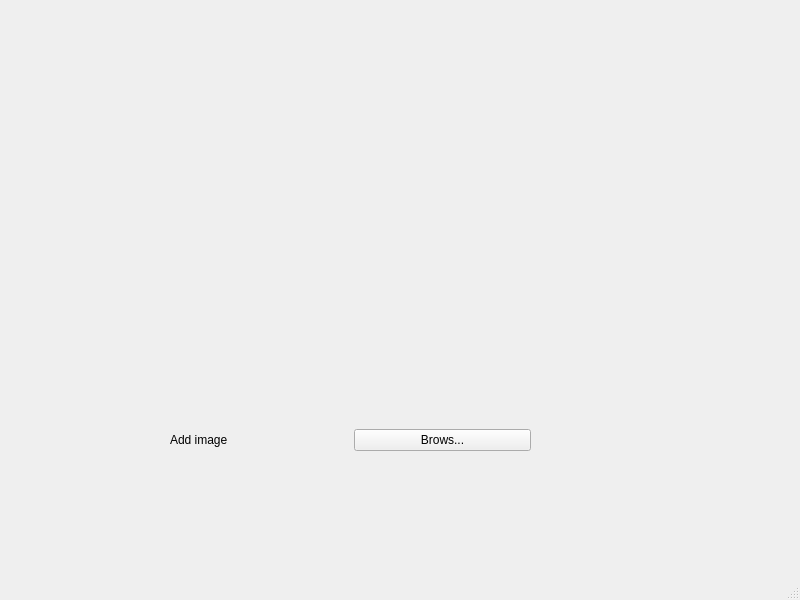
<?xml version="1.0" encoding="UTF-8"?>
<ui version="4.0">
 <class>MainWindow</class>
 <widget class="QMainWindow" name="MainWindow">
  <property name="geometry">
   <rect>
    <x>0</x>
    <y>0</y>
    <width>800</width>
    <height>600</height>
   </rect>
  </property>
  <property name="windowTitle">
   <string>MainWindow</string>
  </property>
  <widget class="QWidget" name="centralwidget">
   <widget class="QWidget" name="gridLayoutWidget">
    <property name="geometry">
     <rect>
      <x>170</x>
      <y>40</y>
      <width>361</width>
      <height>411</height>
     </rect>
    </property>
    <layout class="QGridLayout" name="gridLayout">
     <item row="2" column="0">
      <widget class="QLabel" name="label_2">
       <property name="text">
        <string>Add image</string>
       </property>
      </widget>
     </item>
     <item row="2" column="1">
      <widget class="QPushButton" name="pushButton">
       <property name="text">
        <string>Brows...</string>
       </property>
      </widget>
     </item>
     <item row="1" column="0" colspan="2">
      <widget class="QLabel" name="picLabel">
       <property name="text">
        <string/>
       </property>
      </widget>
     </item>
    </layout>
   </widget>
  </widget>
  <widget class="QMenuBar" name="menubar">
   <property name="geometry">
    <rect>
     <x>0</x>
     <y>0</y>
     <width>800</width>
     <height>36</height>
    </rect>
   </property>
  </widget>
  <widget class="QStatusBar" name="statusbar"/>
 </widget>
 <resources/>
 <connections/>
</ui>
